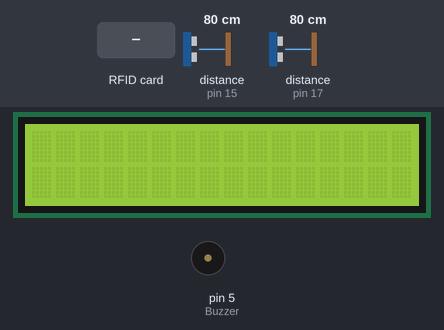
A sketch run on a simulated Arduino Uno, built with avr-gcc and run on an emulated ATmega328P. On the bench: 16×2 character LCD, buzzer (waves = sounding, pin HIGH). The test bench sets the inputs (shaded band); at power-on: distance to the obstacle (sensors on pin 15, pin 17) 80 cm. The echo pulse lasts 58.3 µs per cm; pins used as bus, display or sensor lines are not drawn; what the sketch prints to the serial monitor is not drawn.

Above: at 1.3 s.
1.4 s: RFID card 90 31 A6 20 held to the reader
At 2.5 s:
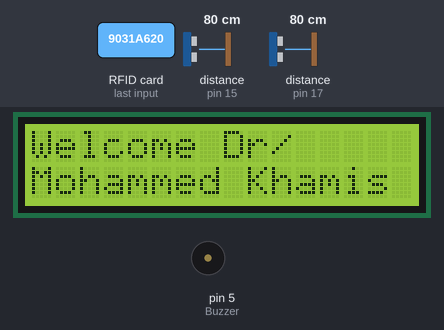
3.4 s: distance to the obstacle (sensor on pin 15) set to 6 cm
4.9 s: distance to the obstacle (sensor on pin 15) set to 3 cm
At 5.6 s:
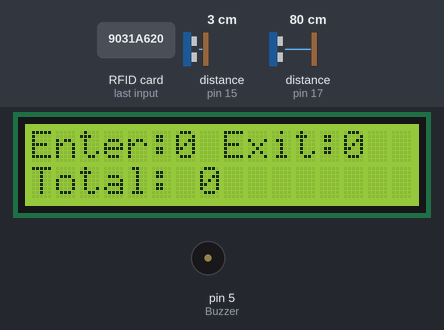
7.9 s: RFID card 5E 7A 19 C4 held to the reader
At 9.9 s:
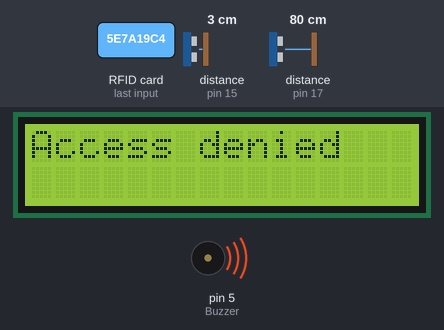
10.9 s: distance to the obstacle (sensor on pin 17) set to 2 cm
At 13.2 s:
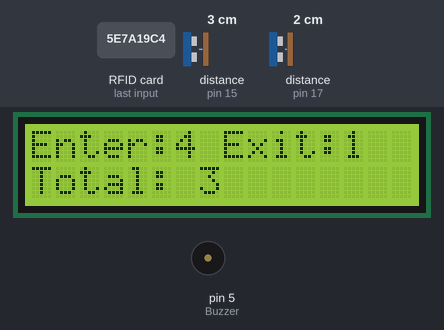
13.9 s: distance to the obstacle (sensor on pin 17) set to 9 cm
At 16.0 s:
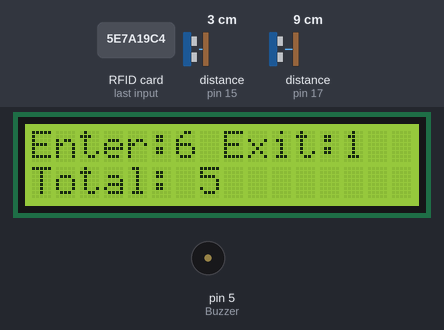
Timing chart, 0 to 17.9 s (numbered marks = the images above; inputs shaded):
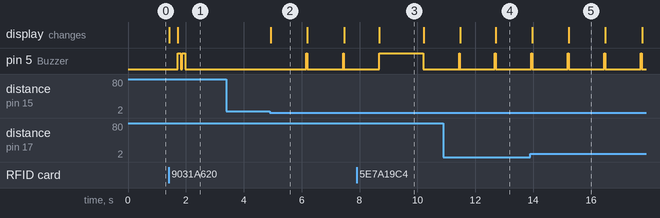

The sketch:

-Attendance-system-using-RFID-and-Ultrasonic-sensor-and-LCD.ino
```cpp
#include <SPI.h>
#include <MFRC522.h>
#include <LiquidCrystal.h>
#define SS_PIN 10
#define RST_PIN 9
#define Buzzer 5
const int trigPin1 = 14; // Trigger pin of 1st ultrasonic sensor
const int echoPin1 = 15; // Echo pin of 1st ultrasonic sensor
const int trigPin2 = 16; // Trigger pin of 2nd ultrasonic sensor
const int echoPin2 = 17; // Echo pin of 2nd ultrasonic sensor
int entering = 0;
int exiting = 0;
int totalInRoom = 0;
const int rs = 6, en = 7, d4 = 8, d5 = 2, d6 = 3, d7 = 4;
LiquidCrystal lcd(rs, en, d4, d5, d6, d7);
MFRC522 rfid(SS_PIN, RST_PIN); // Instance of the class
bool Flag=0;
int i =8;
int doctor = 0;

void setup()
{
  Serial.begin(9600);
  lcd.begin(16, 2);
  pinMode(trigPin1, OUTPUT);
  pinMode(echoPin1, INPUT);
  pinMode(trigPin2, OUTPUT);
  pinMode(echoPin2, INPUT);
  SPI.begin();      // Initiate  SPI bus
  rfid.PCD_Init(); // Init MFRC522
  pinMode(Buzzer,OUTPUT);

}
void loop()
{
 while (Flag)
 {
    int distance1 = getDistance(trigPin1, echoPin1);
  int distance2 = getDistance(trigPin2, echoPin2);

  if (distance1 < 5)
   { // Adjust this value based on your setup
    entering++;
    totalInRoom++;
     if (doctor == 1)
    {
      entering = 0;
      totalInRoom = 0;
      doctor = 0;


    }
    else
    {
      digitalWrite(Buzzer,HIGH);
      delay(30);
      digitalWrite(Buzzer,LOW);

    }
    lcdUpdate();
    delay(1200); // Adjust this delay as needed to avoid multiple counts for a single entry
  }

  if (distance2 < 5) { // Adjust this value based on your setup
    exiting++;
    totalInRoom--;
    digitalWrite(Buzzer,HIGH);
    delay(30);
    digitalWrite(Buzzer,LOW);

    lcdUpdate();
    delay(1200); // Adjust this delay as needed to avoid multiple counts for a single exit
  }
  rfid1();

 }
 rfid1();

}

void rfid1()
{
  if (rfid.PICC_IsNewCardPresent() && rfid.PICC_ReadCardSerial()) {
  String UID="";
  for (byte i=0;i<rfid.uid.size;i++)
  {
     Serial.print(rfid.uid.uidByte[i] < 0x10 ? " 0" : " ");// E8 07 C7 D2
     Serial.print(rfid.uid.uidByte[i], HEX);
     UID.concat(String(rfid.uid.uidByte[i] < 0x10 ? " 0" : " ")); // 0E c2 12
     UID.concat(String(rfid.uid.uidByte[i], HEX));
  }
  UID.toUpperCase();
  // E8 07 C7 D2
  if (UID.substring(1) == "90 31 A6 20" && Flag == 0) //change here the UID of the card/cards that you want to give access
  {
    lcd.clear();
    lcd.print("Welcome ");
    delay(300);
      lcd.print("Dr/");
      lcd.setCursor(0, 1);
      lcd.print("Mohammed Khamis");
      lcd.setCursor(3, 1);
      UID.substring(1) = "0";
      Flag ^= 1;
      doctor = 1;
      digitalWrite(Buzzer,HIGH);
      delay(100);
      digitalWrite(Buzzer,LOW);
      delay(50);
      digitalWrite(Buzzer,HIGH);
      delay(100);
      digitalWrite(Buzzer,LOW);

  }
  else if (UID.substring(1) == "90 31 A6 20" && Flag == 1)
  {
    lcd.clear();
      UID.substring(1) = "0";
      Flag ^= 1;
      totalInRoom = 0;
      exiting = 0;
      entering = 0;
  }
  else
  {
    lcd.clear();
    lcd.print("Access denied");
    digitalWrite(Buzzer,HIGH);
    delay(1500);
    digitalWrite(Buzzer,LOW);
  }
  rfid.PICC_HaltA();
  // Stop encryption on PCD
  rfid.PCD_StopCrypto1();
}
}
int getDistance(int trigPin, int echoPin) {
  digitalWrite(trigPin, LOW);
  delayMicroseconds(2);
  digitalWrite(trigPin, HIGH);
  delayMicroseconds(10);
  digitalWrite(trigPin, LOW);
  return pulseIn(echoPin, HIGH) / 58.0;
}
void lcdUpdate() {
  lcd.clear();
  lcd.setCursor(0, 0);
  lcd.print("Enter:");
  lcd.print(entering);
  lcd.print(" Exit:");
  lcd.print(exiting);
  lcd.setCursor(0, 1);
  lcd.print("Total: ");
  lcd.print(totalInRoom);
}
```

Measured:
- the behaviour switches between 5 and 4 cm on distance to the obstacle (sensor on pin 15) (found by bisection; images 1 and 2)
- after the input at 1.4 s, pin 5 (Buzzer): alternates HIGH for 0.10 s and LOW for 0.05 s, 4 changes in all, then stays LOW, starting after 0.33 s; the display: first changes at once (image 1 shows a later state)
- after the input at 3.4 s, every drawn part: stays the same
- after the input at 4.9 s, pin 5 (Buzzer): alternates HIGH for 0.03 s and LOW for 1.2 s, starting after 1.3 s; the display: changes at once (image 2)
- after the input at 7.9 s, the display: changes after 0.77 s (image 3)
- what the display in image 2 shows lasts 1.3 s, from 4.9 s to 6.2 s
- what the display in image 3 shows lasts 1.5 s, from 8.7 s to 10.2 s
